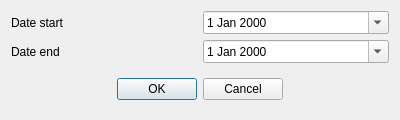
<?xml version="1.0" encoding="UTF-8"?>
<ui version="4.0">
 <class>DlgDatePair</class>
 <widget class="QDialog" name="DlgDatePair">
  <property name="geometry">
   <rect>
    <x>0</x>
    <y>0</y>
    <width>400</width>
    <height>113</height>
   </rect>
  </property>
  <property name="windowTitle">
   <string>Date range</string>
  </property>
  <layout class="QVBoxLayout" name="verticalLayout">
   <item>
    <layout class="QGridLayout" name="gridLayout">
     <item row="0" column="0">
      <widget class="QLabel" name="label_2">
       <property name="text">
        <string>Date start</string>
       </property>
      </widget>
     </item>
     <item row="1" column="0">
      <widget class="QLabel" name="label">
       <property name="text">
        <string>Date end</string>
       </property>
      </widget>
     </item>
     <item row="0" column="1">
      <widget class="QDateEdit" name="dateEdit">
       <property name="calendarPopup">
        <bool>true</bool>
       </property>
      </widget>
     </item>
     <item row="1" column="1">
      <widget class="QDateEdit" name="dateEdit_2">
       <property name="calendarPopup">
        <bool>true</bool>
       </property>
      </widget>
     </item>
    </layout>
   </item>
   <item>
    <widget class="QWidget" name="widget" native="true">
     <layout class="QHBoxLayout" name="horizontalLayout">
      <item>
       <spacer name="horizontalSpacer">
        <property name="orientation">
         <enum>Qt::Horizontal</enum>
        </property>
        <property name="sizeHint" stdset="0">
         <size>
          <width>95</width>
          <height>20</height>
         </size>
        </property>
       </spacer>
      </item>
      <item>
       <widget class="QPushButton" name="btnOK">
        <property name="text">
         <string>OK</string>
        </property>
       </widget>
      </item>
      <item>
       <widget class="QPushButton" name="btnCancel">
        <property name="text">
         <string>Cancel</string>
        </property>
       </widget>
      </item>
      <item>
       <spacer name="horizontalSpacer_2">
        <property name="orientation">
         <enum>Qt::Horizontal</enum>
        </property>
        <property name="sizeHint" stdset="0">
         <size>
          <width>95</width>
          <height>20</height>
         </size>
        </property>
       </spacer>
      </item>
     </layout>
    </widget>
   </item>
  </layout>
 </widget>
 <resources/>
 <connections/>
</ui>
